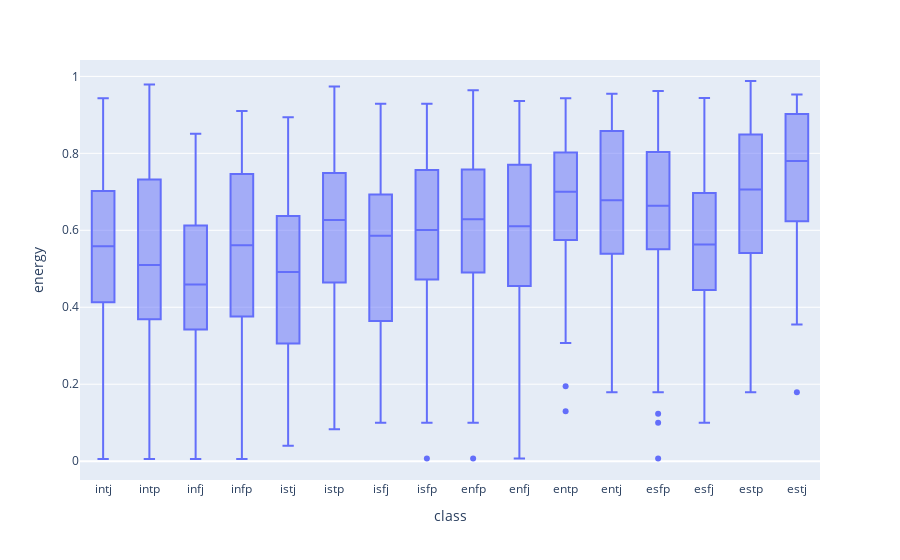

Source (notebook cell):
### Code cell
print("Energy field")

fig = px.box(df, x="class", y="energy")
fig.show()

### Figure 1 — Plotly figure (JSON) as saved in the notebook; plotly's stock layout.template omitted (floating-point values rounded to 4 significant figures; data arrays with more than 128 entries replaced by an {"elided": "..."} marker saying what was removed)
{"data": [{"alignmentgroup": "True", "hovertemplate": "class=%{x}<br>energy=%{y}<extra></extra>", "legendgroup": "", "marker": {"color": "#636efa"}, "name": "", "notched": false, "offsetgroup": "", "orientation": "v", "showlegend": false, "type": "box", "x": {"elided": "905 str values"}, "x0": " ", "xaxis": "x", "y": {"elided": "905 float values"}, "y0": " ", "yaxis": "y"}], "layout": {"boxmode": "group", "legend": {"tracegroupgap": 0}, "margin": {"t": 60}, "xaxis": {"anchor": "y", "domain": [0, 1], "title": {"text": "class"}}, "yaxis": {"anchor": "x", "domain": [0, 1], "title": {"text": "energy"}}}}
